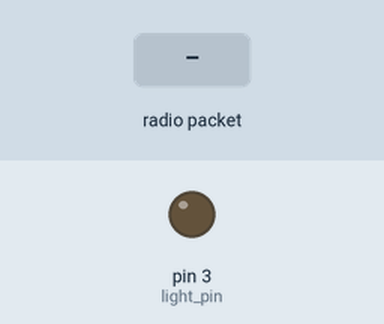
A sketch run on a simulated Arduino Uno, built with avr-gcc and run on an emulated ATmega328P. On the bench: output pins drawn as LEDs (lit = HIGH). The inputs (shaded band) are chosen by the test bench. No radio packets arrive unless stated.

Above: at 2.2 s.
2.3 s: radio packet "5" arrives
At 3.0 s:
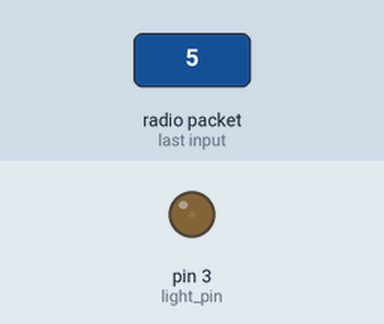
3.8 s: radio packet "90" arrives
At 4.2 s:
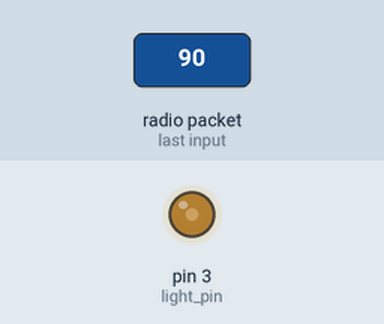
5.3 s: radio packet "200" arrives
At 6.5 s:
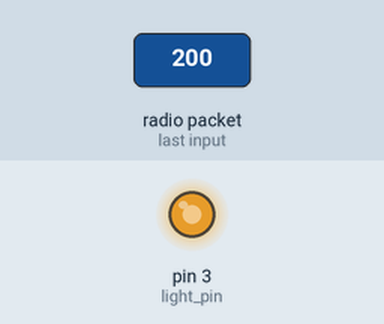
Timing chart, 0 to 8.3 s (numbered marks = the images above; inputs shaded):
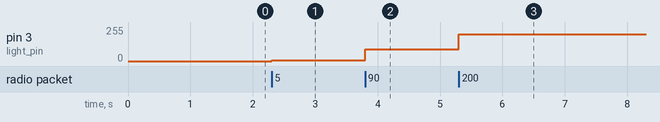

The sketch:

lightarray_receiver_arduino.ino
```cpp
#include <VirtualWire.h>

const int receive_pin = 11;
const int light_pin = 3;
char message[4];

void setup()
{
    delay(1000);

    vw_set_rx_pin(receive_pin);
    vw_setup(4800);
    vw_rx_start();

    pinMode(light_pin, OUTPUT);
}

void loop()
{
    uint8_t buf[VW_MAX_MESSAGE_LEN];
    uint8_t buflen = VW_MAX_MESSAGE_LEN;

    if (vw_get_message(buf, &buflen))
    {
        int i;

        for (i = 0; i < buflen; i++) {
          message[i] = char(buf[i]);
        }

        // Null terminate the char array
        // This needs to be done otherwise problems will occur
        // when the incoming messages has less digits than the
        // one before.
        message[buflen] = '\0';

        int data = atoi(message);
        analogWrite(3, data); // PWM

    }
}
```

Measured:
- after the input at 2.3 s, pin 3 (light_pin): 0/255 → 5/255 at once
- after the input at 3.8 s, pin 3 (light_pin): 5/255 → 90/255 at once
- after the input at 5.3 s, pin 3 (light_pin): 90/255 → 200/255 at once
